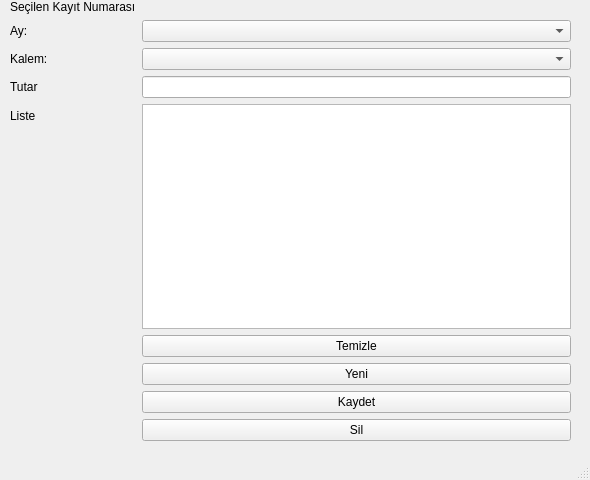
<?xml version="1.0" encoding="UTF-8"?>
<ui version="4.0">
 <class>MainWindow</class>
 <widget class="QMainWindow" name="MainWindow">
  <property name="geometry">
   <rect>
    <x>0</x>
    <y>0</y>
    <width>590</width>
    <height>480</height>
   </rect>
  </property>
  <property name="windowTitle">
   <string>Hesap Takip</string>
  </property>
  <widget class="QWidget" name="centralwidget">
   <widget class="QWidget" name="formLayoutWidget">
    <property name="geometry">
     <rect>
      <x>10</x>
      <y>0</y>
      <width>561</width>
      <height>441</height>
     </rect>
    </property>
    <layout class="QFormLayout" name="formLayout">
     <item row="2" column="0">
      <widget class="QLabel" name="label_2">
       <property name="text">
        <string>Ay:</string>
       </property>
      </widget>
     </item>
     <item row="2" column="1">
      <widget class="QComboBox" name="cmbAy"/>
     </item>
     <item row="3" column="0">
      <widget class="QLabel" name="label">
       <property name="text">
        <string>Kalem:</string>
       </property>
      </widget>
     </item>
     <item row="3" column="1">
      <widget class="QComboBox" name="cmbKalem"/>
     </item>
     <item row="4" column="0">
      <widget class="QLabel" name="label_3">
       <property name="text">
        <string>Tutar</string>
       </property>
      </widget>
     </item>
     <item row="4" column="1">
      <widget class="QLineEdit" name="txtTutar"/>
     </item>
     <item row="5" column="0">
      <widget class="QLabel" name="label_4">
       <property name="text">
        <string>Liste</string>
       </property>
      </widget>
     </item>
     <item row="5" column="1">
      <widget class="QTableWidget" name="listDinamik"/>
     </item>
     <item row="7" column="1">
      <widget class="QPushButton" name="btYeni">
       <property name="text">
        <string>Yeni</string>
       </property>
      </widget>
     </item>
     <item row="8" column="1">
      <widget class="QPushButton" name="btKaydet">
       <property name="text">
        <string>Kaydet</string>
       </property>
      </widget>
     </item>
     <item row="9" column="1">
      <widget class="QPushButton" name="btSil">
       <property name="text">
        <string>Sil</string>
       </property>
      </widget>
     </item>
     <item row="6" column="1">
      <widget class="QPushButton" name="btTemizle">
       <property name="text">
        <string>Temizle</string>
       </property>
      </widget>
     </item>
     <item row="1" column="1">
      <widget class="QLabel" name="lblKayit">
       <property name="text">
        <string/>
       </property>
      </widget>
     </item>
     <item row="1" column="0">
      <widget class="QLabel" name="label_5">
       <property name="text">
        <string>Seçilen Kayıt Numarası</string>
       </property>
      </widget>
     </item>
    </layout>
   </widget>
  </widget>
  <widget class="QMenuBar" name="menubar">
   <property name="geometry">
    <rect>
     <x>0</x>
     <y>0</y>
     <width>590</width>
     <height>18</height>
    </rect>
   </property>
  </widget>
  <widget class="QStatusBar" name="statusbar"/>
 </widget>
 <resources/>
 <connections/>
</ui>
